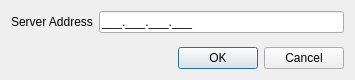
<?xml version="1.0" encoding="UTF-8"?>
<ui version="4.0">
 <class>add_dialog</class>
 <widget class="QDialog" name="add_dialog">
  <property name="geometry">
   <rect>
    <x>0</x>
    <y>0</y>
    <width>355</width>
    <height>80</height>
   </rect>
  </property>
  <property name="windowTitle">
   <string>Dialog</string>
  </property>
  <layout class="QVBoxLayout" name="verticalLayout">
   <item>
    <layout class="QFormLayout" name="formLayout">
     <item row="0" column="0">
      <widget class="QLabel" name="server_label">
       <property name="text">
        <string>Server Address</string>
       </property>
       <property name="buddy">
        <cstring>server_edit</cstring>
       </property>
      </widget>
     </item>
     <item row="0" column="1">
      <widget class="QLineEdit" name="server_edit">
       <property name="inputMask">
        <string>009.009.009.009;_</string>
       </property>
      </widget>
     </item>
    </layout>
   </item>
   <item>
    <widget class="QDialogButtonBox" name="button_box">
     <property name="orientation">
      <enum>Qt::Horizontal</enum>
     </property>
     <property name="standardButtons">
      <set>QDialogButtonBox::Cancel|QDialogButtonBox::Ok</set>
     </property>
    </widget>
   </item>
  </layout>
 </widget>
 <tabstops>
  <tabstop>server_edit</tabstop>
  <tabstop>button_box</tabstop>
 </tabstops>
 <resources/>
 <connections>
  <connection>
   <sender>button_box</sender>
   <signal>accepted()</signal>
   <receiver>add_dialog</receiver>
   <slot>accept()</slot>
   <hints>
    <hint type="sourcelabel">
     <x>248</x>
     <y>254</y>
    </hint>
    <hint type="destinationlabel">
     <x>157</x>
     <y>274</y>
    </hint>
   </hints>
  </connection>
  <connection>
   <sender>button_box</sender>
   <signal>rejected()</signal>
   <receiver>add_dialog</receiver>
   <slot>reject()</slot>
   <hints>
    <hint type="sourcelabel">
     <x>316</x>
     <y>260</y>
    </hint>
    <hint type="destinationlabel">
     <x>286</x>
     <y>274</y>
    </hint>
   </hints>
  </connection>
 </connections>
</ui>
